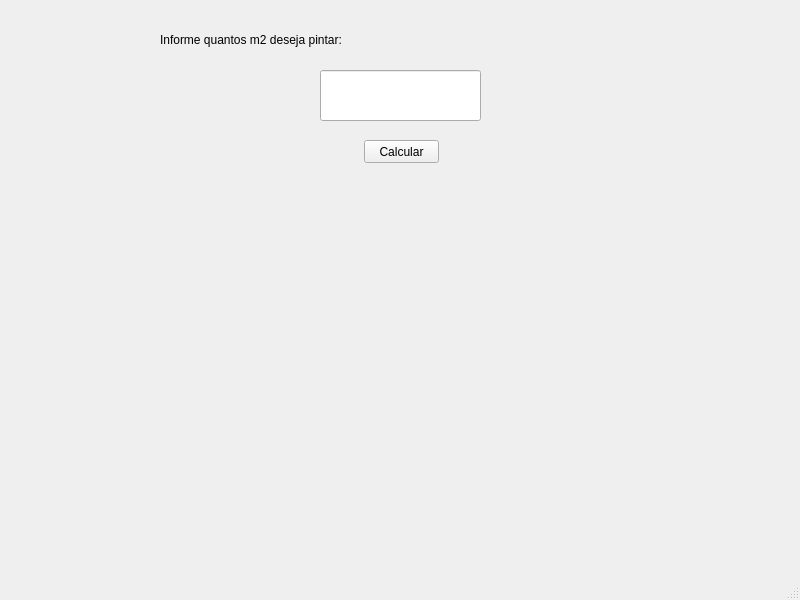
<?xml version="1.0" encoding="UTF-8"?>
<ui version="4.0">
 <class>MainWindow</class>
 <widget class="QMainWindow" name="MainWindow">
  <property name="geometry">
   <rect>
    <x>0</x>
    <y>0</y>
    <width>800</width>
    <height>600</height>
   </rect>
  </property>
  <property name="windowTitle">
   <string>MainWindow</string>
  </property>
  <widget class="QWidget" name="centralwidget">
   <widget class="QLabel" name="label">
    <property name="geometry">
     <rect>
      <x>160</x>
      <y>20</y>
      <width>496</width>
      <height>39</height>
     </rect>
    </property>
    <property name="styleSheet">
     <string notr="true">font: 75 24pt &quot;MS Shell Dlg 2&quot;;</string>
    </property>
    <property name="text">
     <string>Informe quantos m2 deseja pintar:</string>
    </property>
   </widget>
   <widget class="QLineEdit" name="metrosQuadrados">
    <property name="geometry">
     <rect>
      <x>320</x>
      <y>70</y>
      <width>161</width>
      <height>51</height>
     </rect>
    </property>
    <property name="styleSheet">
     <string notr="true">font: 20pt &quot;MS Shell Dlg 2&quot;;
color: gray;</string>
    </property>
   </widget>
   <widget class="QPushButton" name="btnCalcular">
    <property name="geometry">
     <rect>
      <x>364</x>
      <y>140</y>
      <width>75</width>
      <height>23</height>
     </rect>
    </property>
    <property name="text">
     <string>Calcular</string>
    </property>
   </widget>
   <widget class="QWidget" name="horizontalLayoutWidget">
    <property name="geometry">
     <rect>
      <x>-1</x>
      <y>200</y>
      <width>801</width>
      <height>141</height>
     </rect>
    </property>
    <layout class="QHBoxLayout" name="horizontalLayout">
     <item>
      <spacer name="horizontalSpacer">
       <property name="orientation">
        <enum>Qt::Horizontal</enum>
       </property>
       <property name="sizeHint" stdset="0">
        <size>
         <width>40</width>
         <height>20</height>
        </size>
       </property>
      </spacer>
     </item>
     <item>
      <widget class="QLabel" name="resultado">
       <property name="styleSheet">
        <string notr="true">font: 75 20pt &quot;MS Shell Dlg 2&quot;;
color: green;</string>
       </property>
       <property name="text">
        <string/>
       </property>
      </widget>
     </item>
     <item>
      <spacer name="horizontalSpacer_2">
       <property name="orientation">
        <enum>Qt::Horizontal</enum>
       </property>
       <property name="sizeHint" stdset="0">
        <size>
         <width>40</width>
         <height>20</height>
        </size>
       </property>
      </spacer>
     </item>
    </layout>
   </widget>
  </widget>
  <widget class="QMenuBar" name="menubar">
   <property name="geometry">
    <rect>
     <x>0</x>
     <y>0</y>
     <width>800</width>
     <height>21</height>
    </rect>
   </property>
  </widget>
  <widget class="QStatusBar" name="statusbar"/>
 </widget>
 <resources/>
 <connections/>
</ui>
